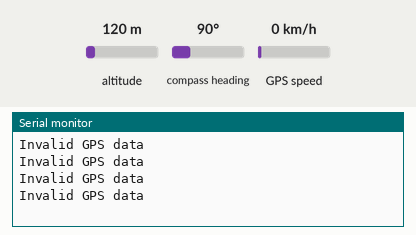
Recording of a sketch running on a simulated ESP8266 (NodeMCU). Shown: the last lines printed to the serial monitor. The test bench sets the inputs (shaded band); at power-on: GPS speed 0 km/h, altitude 120 m, compass heading 90°. WiFi joins after 1.5 s; servers stay silent unless stated; the GPS gets a fix after 3 s at 37.7749, -122.4194 with 8 satellites.

Above: at 3.0 s.
3.1 s: GPS speed set to 2 km/h
At 5.6 s:
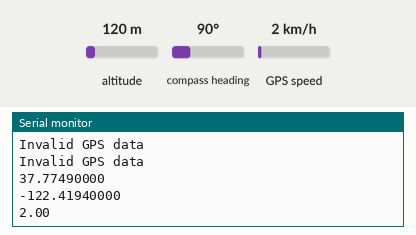
6.3 s: GPS speed set to 30 km/h
At 8.2 s:
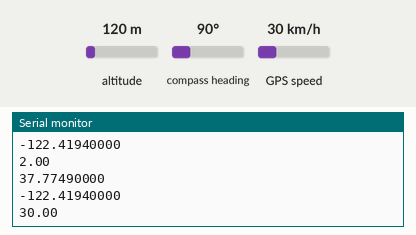
Timing chart, 0 to 9.7 s (numbered marks = the images above; inputs shaded):
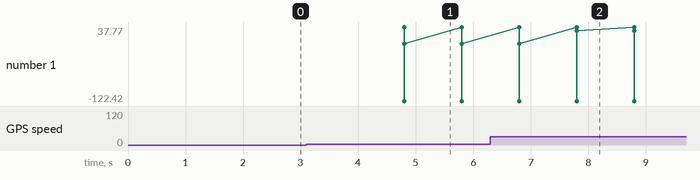

Measured:
- after the input at 3.1 s, the serial monitor: prints a new line after 1.7 s (image 1)
- after the input at 6.3 s, the serial monitor: prints a new line after 1.5 s (image 2)
- plotted number 1: 2 → 30 after the input at 6.3 s

The sketch:

Node_MCU_GPS.ino
```cpp
//gps
#include <TinyGPS++.h>
#include <SoftwareSerial.h>

static const int RXPin = D4, TXPin = D3;
static const uint32_t GPSBaud = 9600;

TinyGPSPlus gps;
SoftwareSerial ss(RXPin, TXPin);
String lat_data, lon_data,speed_data;

/* Fill-in information from Blynk Device Info here */
#define BLYNK_TEMPLATE_ID           "TMPLAhjSDFhl"
#define BLYNK_TEMPLATE_NAME         "ESP32 wifi test"
#define BLYNK_AUTH_TOKEN            "hsgXthNqpxj4JHhAG3_9QJB--AC3MFv0"

/* Comment this out to disable prints and save space */
#define BLYNK_PRINT Serial


#include <ESP8266WiFi.h>
#include <BlynkSimpleEsp8266.h>

// Your WiFi credentials.
// Set password to "" for open networks.
char ssid[] = "4GWIFI_51910";
char pass[] = "12345678";

BlynkTimer timer;

// This function sends Arduino's up time every second to Virtual Pin (5).
// In the app, Widget's reading frequency should be set to PUSH. This means
// that you define how often to send data to Blynk App.
void myTimerEvent()
{
  // You can send any value at any time.
  // Please don't send more than 10 values per second.
String lat1 = lat_data;
String lng1 = lon_data;
String speed1 = speed_data;
  Blynk.virtualWrite(V8, lng1,lat1);
  Serial.println(lat1);
    Serial.println(lng1);

  Blynk.virtualWrite(V9, speed1);
  Serial.println(speed1);
}

void setup()
{
  // Debug console
  Serial.begin(115200);
  ss.begin(GPSBaud);
  Blynk.begin(BLYNK_AUTH_TOKEN, ssid, pass);
  // You can also specify server:
  //Blynk.begin(BLYNK_AUTH_TOKEN, ssid, pass, "blynk.cloud", 80);
  //Blynk.begin(BLYNK_AUTH_TOKEN, ssid, pass, IPAddress(192,168,1,100), 8080);

  // Setup a function to be called every second
  timer.setInterval(1000L, myTimerEvent);
}

void loop()
{
  Blynk.run();
  timer.run(); // Initiates BlynkTimer

  while (ss.available() > 0)
  {
    if (gps.encode(ss.read()))
    {
      if (gps.location.isValid())
      {
        lat_data = String(gps.location.lat(), 8);
        lon_data = String(gps.location.lng(), 8);
        speed_data = String(gps.speed.kmph());
      }
      else
      {
        Serial.println("Invalid GPS data");
      }
    }
  }
}
```
